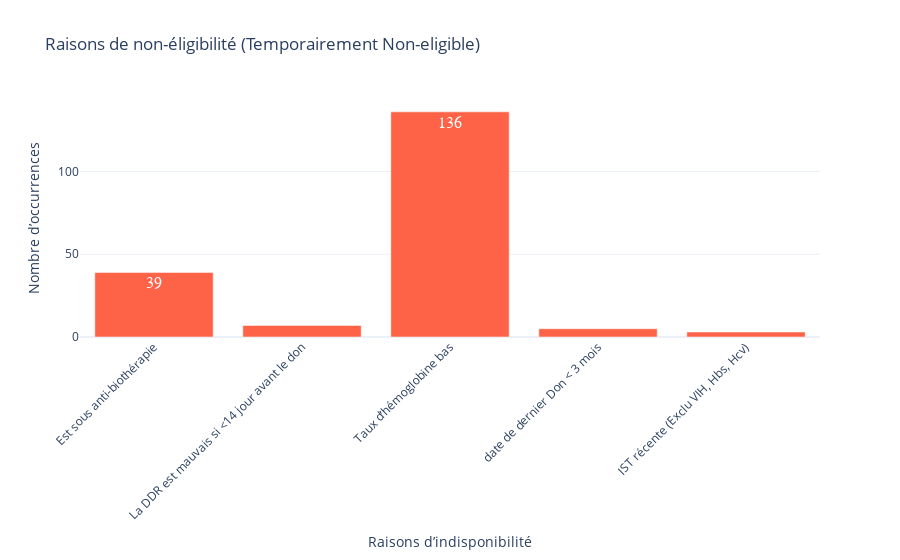
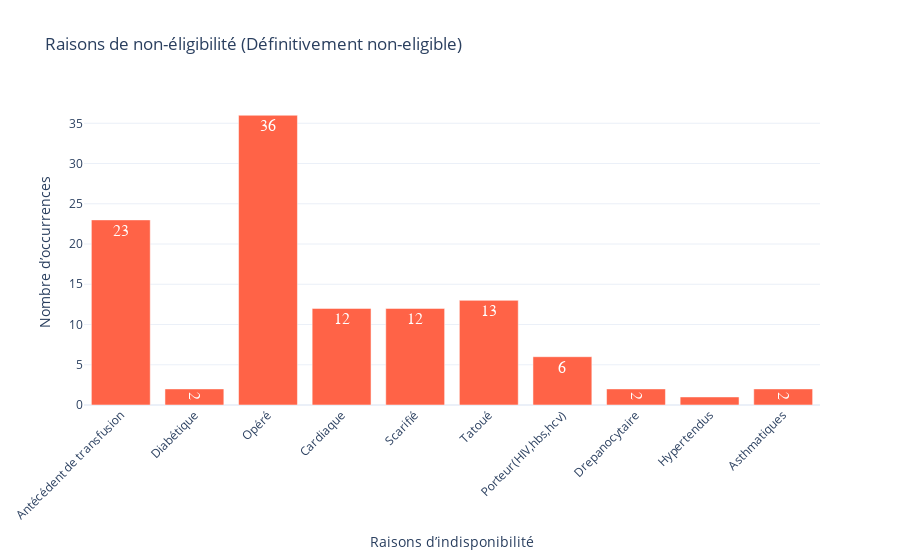
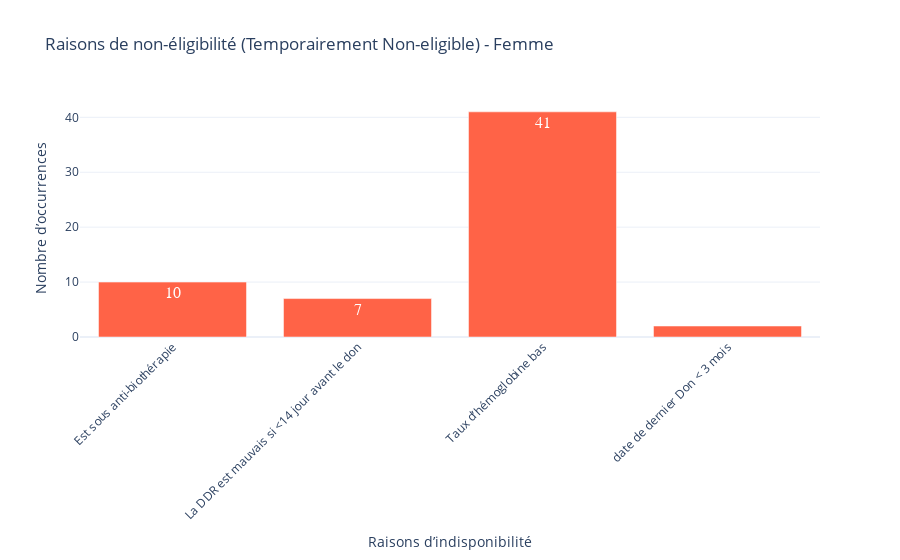
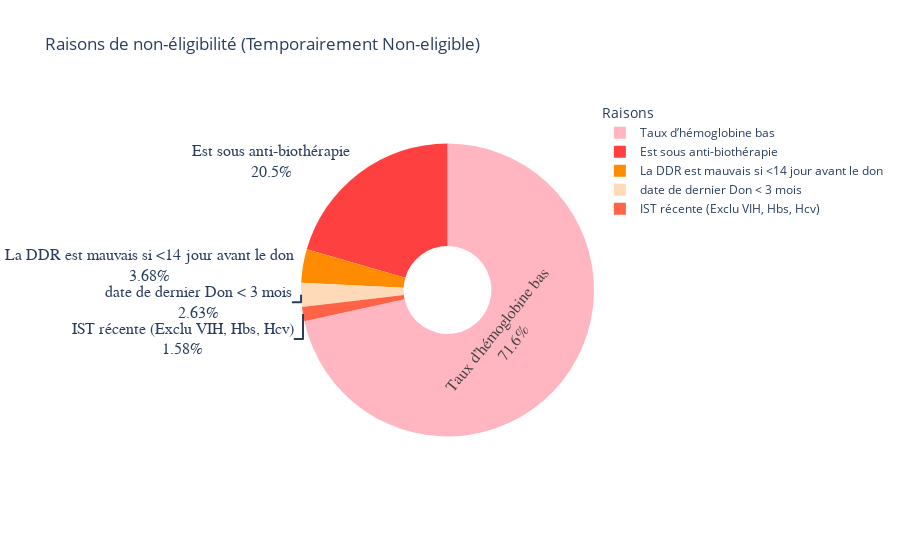

Notebook code cell kept with these figures, in order:
### Code cell
import pandas as pd
import plotly.graph_objects as go
from collections import Counter

# Fonction pour diagramme en barres
def plot_bar_reasons(df, eligibility_type='Temporairement Non-eligible', gender=None):
    
    # Filtrer par type d'éligibilité
    filtered_df = df[df['ÉLIGIBILITÉ_AU_DON.'] == eligibility_type]
    
    # Filtrer par genre si spécifié
    if gender:
        filtered_df = filtered_df[filtered_df['Genre_'] == gender]
    
    # Extraire et compter les raisons (séparées par des virgules)
    reasons_list = filtered_df['Raison_indisponibilité_fusionnée'].dropna().str.split(';').explode().str.strip()
    reason_counts = Counter(reasons_list)
    
    # Préparer les données pour le graphique
    reasons = list(reason_counts.keys())
    counts = list(reason_counts.values())
    
    # Création du graphique
    fig = go.Figure()
    fig.add_trace(go.Bar(
        x=reasons,
        y=counts,
        marker_color='#FF6347',  # Rouge tomate vif
        text=[str(val) for val in counts],  # Nombre affiché sur les barres
        textposition='auto',
        textfont=dict(size=16, color='white', family='Arial Black')
    ))
    
    # Mise en page
    title = f"Raisons de non-éligibilité ({eligibility_type})"
    if gender:
        title += f" - {gender}"
    fig.update_layout(
        title=title,
        xaxis_title="Raisons d’indisponibilité",
        yaxis_title="Nombre d’occurrences",
        template='plotly_white',
        bargap=0.2,
        xaxis=dict(tickangle=-45)  # Rotation des étiquettes pour lisibilité
    )
    
    return fig

# Fonction pour diagramme circulaire (Pie Chart)
def plot_pie_reasons(df, eligibility_type='Temporairement Non-eligible', gender=None):

    # Filtrer par type d'éligibilité
    filtered_df = df[df['ÉLIGIBILITÉ_AU_DON.'] == eligibility_type]
    
    # Filtrer par genre si spécifié
    if gender:
        filtered_df = filtered_df[filtered_df['Genre_'] == gender]
    
    # Extraire et compter les raisons (séparées par des virgules)
    reasons_list = filtered_df['Raison_indisponibilité_fusionnée'].dropna().str.split(';').explode().str.strip()
    reason_counts = Counter(reasons_list)
    
    # Préparer les données pour le graphique
    reasons = list(reason_counts.keys())
    counts = list(reason_counts.values())
    
    # Couleurs vives et douces (rouge/orange)
    colors = ['#FF4040', '#FF8C00', '#FFB6C1', '#FFDAB9', '#FF6347']
    
    # Création du graphique
    fig = go.Figure()
    fig.add_trace(go.Pie(
        labels=reasons,
        values=counts,
        marker_colors=colors[:len(reasons)],  # Adapter le nombre de couleurs
        textinfo='label+percent',  # Afficher étiquettes et pourcentages
        textfont=dict(size=16, family='Arial Black'),
        hole=0.3  # Donut chart pour un style moderne
    ))
    
    # Mise en page
    title = f"Raisons de non-éligibilité ({eligibility_type})"
    if gender:
        title += f" - {gender}"
    fig.update_layout(
        title=title,
        template='plotly_white',
        legend_title="Raisons",
    )
    
    return fig

df = pd.read_excel('last.xlsx')

# Exemples d’utilisation
# 1. Barres - Temporairement Non-éligible (tous)
fig_bar_temp = plot_bar_reasons(df, 'Temporairement Non-eligible')
fig_bar_temp.show()

# 2. Barres - Définitivement Non-éligible (tous)
fig_bar_def = plot_bar_reasons(df, 'Définitivement non-eligible')
fig_bar_def.show()

# 3. Barres - Temporairement Non-éligible (Femmes seulement)
fig_bar_temp_femme = plot_bar_reasons(df, 'Temporairement Non-eligible', 'Femme')
fig_bar_temp_femme.show()

# 4. Pie - Temporairement Non-éligible (tous)
fig_pie_temp = plot_pie_reasons(df, 'Temporairement Non-eligible')
fig_pie_temp.show()

# 5. Pie - Définitivement Non-éligible (tous)
fig_pie_def = plot_pie_reasons(df, 'Définitivement non-eligible')
fig_pie_def.show()

# 6. Pie - Temporairement Non-éligible (Femmes seulement)
fig_pie_temp_femme = plot_pie_reasons(df, 'Temporairement Non-eligible', 'Femme')
fig_pie_temp_femme.show()

### Figure 1 — Plotly figure (JSON) as saved in the notebook; plotly's stock layout.template omitted (floating-point values rounded to 4 significant figures)
{"data": [{"marker": {"color": "#FF6347"}, "text": ["39", "7", "136", "5", "3"], "textfont": {"color": "white", "family": "Arial Black", "size": 16}, "textposition": "auto", "type": "bar", "x": ["Est sous anti-biothérapie", "La DDR est mauvais si <14 jour avant le don", "Taux d’hémoglobine bas", "date de dernier Don < 3 mois", "IST récente (Exclu VIH, Hbs, Hcv)"], "y": [39, 7, 136, 5, 3]}], "layout": {"bargap": 0.2, "title": {"text": "Raisons de non-éligibilité (Temporairement Non-eligible)"}, "xaxis": {"tickangle": -45, "title": {"text": "Raisons d’indisponibilité"}}, "yaxis": {"title": {"text": "Nombre d’occurrences"}}}}

### Figure 2 — Plotly figure (JSON) as saved in the notebook; plotly's stock layout.template omitted (floating-point values rounded to 4 significant figures)
{"data": [{"marker": {"color": "#FF6347"}, "text": ["23", "2", "36", "12", "12", "13", "6", "2", "1", "2"], "textfont": {"color": "white", "family": "Arial Black", "size": 16}, "textposition": "auto", "type": "bar", "x": ["Antécédent de transfusion", "Diabétique", "Opéré", "Cardiaque", "Scarifié", "Tatoué", "Porteur(HIV,hbs,hcv)", "Drepanocytaire", "Hypertendus", "Asthmatiques"], "y": [23, 2, 36, 12, 12, 13, 6, 2, 1, 2]}], "layout": {"bargap": 0.2, "title": {"text": "Raisons de non-éligibilité (Définitivement non-eligible)"}, "xaxis": {"tickangle": -45, "title": {"text": "Raisons d’indisponibilité"}}, "yaxis": {"title": {"text": "Nombre d’occurrences"}}}}

### Figure 3 — Plotly figure (JSON) as saved in the notebook; plotly's stock layout.template omitted (floating-point values rounded to 4 significant figures)
{"data": [{"marker": {"color": "#FF6347"}, "text": ["10", "7", "41", "2"], "textfont": {"color": "white", "family": "Arial Black", "size": 16}, "textposition": "auto", "type": "bar", "x": ["Est sous anti-biothérapie", "La DDR est mauvais si <14 jour avant le don", "Taux d’hémoglobine bas", "date de dernier Don < 3 mois"], "y": [10, 7, 41, 2]}], "layout": {"bargap": 0.2, "title": {"text": "Raisons de non-éligibilité (Temporairement Non-eligible) - Femme"}, "xaxis": {"tickangle": -45, "title": {"text": "Raisons d’indisponibilité"}}, "yaxis": {"title": {"text": "Nombre d’occurrences"}}}}

### Figure 4 — Plotly figure (JSON) as saved in the notebook; plotly's stock layout.template omitted (floating-point values rounded to 4 significant figures)
{"data": [{"hole": 0.3, "labels": ["Est sous anti-biothérapie", "La DDR est mauvais si <14 jour avant le don", "Taux d’hémoglobine bas", "date de dernier Don < 3 mois", "IST récente (Exclu VIH, Hbs, Hcv)"], "marker": {"colors": ["#FF4040", "#FF8C00", "#FFB6C1", "#FFDAB9", "#FF6347"]}, "textfont": {"family": "Arial Black", "size": 16}, "textinfo": "label+percent", "type": "pie", "values": [39, 7, 136, 5, 3]}], "layout": {"legend": {"title": {"text": "Raisons"}}, "title": {"text": "Raisons de non-éligibilité (Temporairement Non-eligible)"}}}
